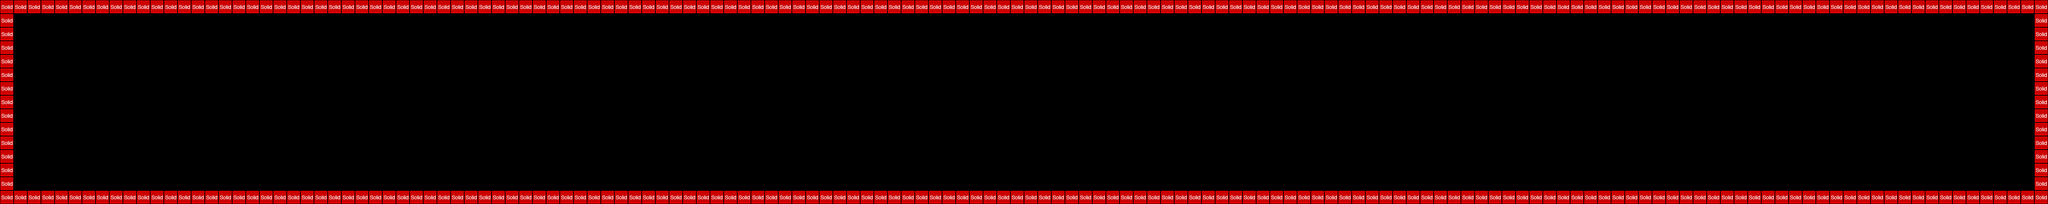

Below is a game level as drawn by its tile map, then a one-line description and the .tmx that defines it (tile-layer data replaced by summaries):
An orthogonal 150x15 tile map with 32x32 px tiles, 5 tile layers (parallax_1, parallax_2, parallax_3, parallax_3, ...) and 2 objects (mainPlayer, autoScroll).

<map version="1.0" orientation="orthogonal" width="150" height="15" tilewidth="32" tileheight="32">
 <tileset firstgid="1" name="metatiles32x32" tilewidth="32" tileheight="32">
  <image source="metatiles32x32.png" width="160" height="32" />
  <tile id="0">
   <properties>
    <property name="type" value="solid" />
   </properties>
  </tile>
 </tileset>
 <layer name="parallax_1" width="150" height="15">
  <properties>
   <property name="imagesrc" value="hills-parallax-1" />
   <property name="speed" value="1" />
  </properties>
  <data>[2250 cells, 0 non-empty, 0 distinct tile ids]</data>
 </layer>
 <layer name="parallax_2" width="150" height="15">
  <properties>
   <property name="imagesrc" value="hills-parallax-2" />
   <property name="speed" value="0.9" />
  </properties>
  <data>[2250 cells, 0 non-empty, 0 distinct tile ids]</data>
 </layer>
 <layer name="parallax_3" width="150" height="15">
  <properties>
   <property name="imagesrc" value="hills-parallax-3" />
   <property name="speed" value="0.8" />
  </properties>
  <data>[2250 cells, 0 non-empty, 0 distinct tile ids]</data>
 </layer>
  <layer name="parallax_3" width="150" height="15">
  <properties>
   <property name="imagesrc" value="hills-parallax-4" />
   <property name="speed" value="0.7" />
  </properties>
  <data>[2250 cells, 0 non-empty, 0 distinct tile ids]</data>
 </layer>
 <layer name="collision" width="150" height="15">
  <data>[2250 cells, 326 non-empty, 1 distinct tile ids]</data>
 </layer>
 <objectgroup name="Objects" width="150" height="15">
  <object name="mainPlayer" x="32" y="224" width="32" height="32">
   <properties>
    <property name="image" value="marmalade" />
    <property name="spritewidth" value="64" />
   </properties>
  </object>
  <object name="autoScroll" x="0" y="32" width="32" height="32">
   <properties>
    <property name="speed" value="1" />
   </properties>
  </object>
 </objectgroup>
</map>
